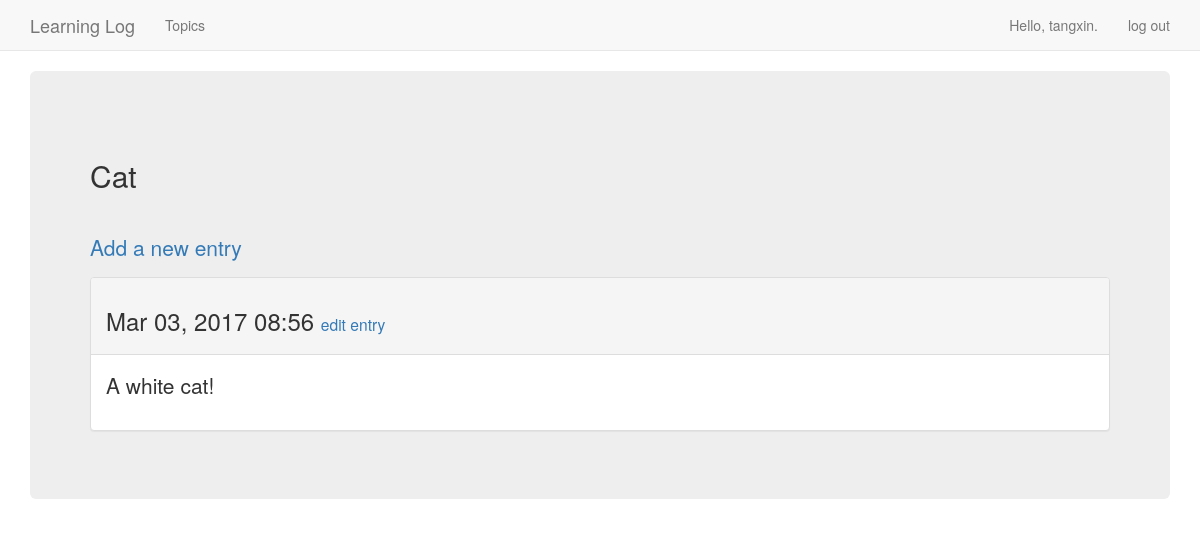
Screenshot of /topics/5/ (signed in) with the database file from the repository.
### learning_logs/models.py (models this page shows, shortened)
class Topic(models.Model):
	text = models.CharField(max_length=200)
	date_added = models.DateTimeField(auto_now_add=True)
	owner = models.ForeignKey(User)
	def __str__(self):
		return self.text

class Entry(models.Model):
	topic=models.ForeignKey(Topic)
	text = models.TextField()
	date_added = models.DateTimeField(auto_now_add=True)
	class Meta:
		verbose_name_plural = 'entries'

### learning_logs/views.py (the view)
# urls.py: url(r'^topics/(?P<topic_id>\d+)/$', views.topic, name='topic'),
@login_required
def topic(request,topic_id):
	topic = Topic.objects.get(id=topic_id)
	if topic.owner != request.user:
		raise Http404
	entries = topic.entry_set.order_by('-date_added')
	context = {'topic': topic, 'entries': entries}
	return render(request, 'learning_logs/topic.html', context)

### learning_logs/templates/learning_logs/topic.html
{% extends 'learning_logs/base.html' %}
{% block header %}
  <h2>{{ topic }}</h2>
{% endblock %}
{% block content %}
<p>
    <a href="{% url 'learning_logs:new_entry' topic.id %}"> Add a new entry </a>
</p>
  {% for entry in entries %}
    <div class="panel panel-default">
      <div class="panel-heading">
        <h3>
          {{ entry.date_added|date:'M d, Y H:i' }}
          <small>
            <a href="{% url 'learning_logs:edit_entry' entry.id %}">
              edit entry</a>
          </small>
        </h3>
      </div>
      <div class="panel-body">
        {{ entry.text|linebreaks }}
      </div>
    </div>
  {% empty %}
    There are no entries for this topic yet.
  {% endfor %}
{% endblock content %}

### learning_logs/templates/learning_logs/base.html (shortened to what this page needs)
{% load bootstrap3 %}
<!DOCTYPE html>
<html lang="en">
  <head>
    {% bootstrap_css %}
  </head>
    <body>
    <nav class="navbar navbar-default navbar-static-top">
      <div class="container">
        <div class="navbar-header">
          <a class="navbar-brand" href="{% url 'learning_logs:index' %}">Learning Log</a>
        </div>
        <div id="navbar" class="navbar-collapse collapse">
          <ul class="nav navbar-nav">
            <li><a href="{% url 'learning_logs:topics' %}">Topics</a></li>
          </ul>
          <ul class="nav navbar-nav navbar-right">
              {% if user.is_authenticated %}
                  <li><a>Hello, {{ user.username }}.</a></li>
                  <li><a href="{% url 'users:logout' %}">log out</a></li>
                    {% else %}
                  <li><a href="{% url 'users:register' %}">register</a></li>
                  <li><a href="{% url 'users:login' %}">log in</a></li>
                  {% endif %}
          </ul>
        </div>
      </div>
    </nav>
    <div class="container">
      <div class="jumbotron">
          <div class="page-header">
            {% block header %}{% endblock %}
          </div>
          <div>
            {% block content %}{% endblock %}
          </div>
      </div>
    </div>
  </body>
</html>

### rows the page displays
Topic: text "Cat"
Entry: date_added "Mar 03, 2017 08:56", text "A white cat!"

### other values shown
{{ user.username }} "tangxin"
